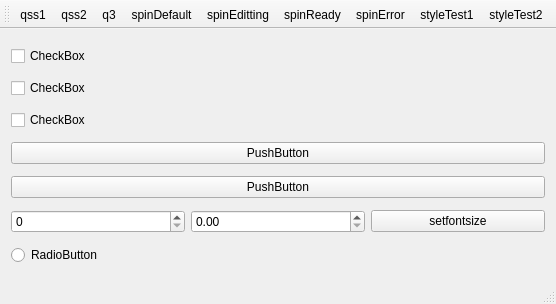
<?xml version="1.0" encoding="UTF-8"?>
<ui version="4.0">
 <class>QssMainWindow</class>
 <widget class="QMainWindow" name="QssMainWindow">
  <property name="geometry">
   <rect>
    <x>0</x>
    <y>0</y>
    <width>556</width>
    <height>304</height>
   </rect>
  </property>
  <property name="windowTitle">
   <string>QssMainWindow</string>
  </property>
  <widget class="QWidget" name="centralWidget">
   <layout class="QVBoxLayout" name="verticalLayout">
    <item>
     <widget class="QCheckBox" name="cb1">
      <property name="text">
       <string>CheckBox</string>
      </property>
     </widget>
    </item>
    <item>
     <widget class="QCheckBox" name="cb2">
      <property name="text">
       <string>CheckBox</string>
      </property>
     </widget>
    </item>
    <item>
     <widget class="QCheckBox" name="cb3">
      <property name="text">
       <string>CheckBox</string>
      </property>
     </widget>
    </item>
    <item>
     <widget class="QPushButton" name="pushButton">
      <property name="text">
       <string>PushButton</string>
      </property>
     </widget>
    </item>
    <item>
     <widget class="QPushButton" name="pushButton_2">
      <property name="text">
       <string>PushButton</string>
      </property>
     </widget>
    </item>
    <item>
     <layout class="QHBoxLayout" name="horizontalLayout">
      <item>
       <widget class="QSpinBox" name="spinBox"/>
      </item>
      <item>
       <widget class="QDoubleSpinBox" name="doubleSpinBox"/>
      </item>
      <item>
       <widget class="QPushButton" name="pushButton_fontsize">
        <property name="text">
         <string>setfontsize</string>
        </property>
       </widget>
      </item>
     </layout>
    </item>
    <item>
     <widget class="QRadioButton" name="radioButton">
      <property name="text">
       <string>RadioButton</string>
      </property>
     </widget>
    </item>
   </layout>
  </widget>
  <widget class="QMenuBar" name="menuBar">
   <property name="geometry">
    <rect>
     <x>0</x>
     <y>0</y>
     <width>556</width>
     <height>23</height>
    </rect>
   </property>
  </widget>
  <widget class="QToolBar" name="mainToolBar">
   <attribute name="toolBarArea">
    <enum>TopToolBarArea</enum>
   </attribute>
   <attribute name="toolBarBreak">
    <bool>false</bool>
   </attribute>
   <addaction name="actionQss1"/>
   <addaction name="actionQss2"/>
   <addaction name="actionQ3"/>
   <addaction name="actionSpinDefault"/>
   <addaction name="actionSpinEditting"/>
   <addaction name="actionSpinReady"/>
   <addaction name="actionSpinError"/>
   <addaction name="actionStyleTest1"/>
   <addaction name="actionStyleTest2"/>
  </widget>
  <widget class="QStatusBar" name="statusBar"/>
  <action name="actionQss1">
   <property name="text">
    <string>qss1</string>
   </property>
  </action>
  <action name="actionQss2">
   <property name="text">
    <string>qss2</string>
   </property>
  </action>
  <action name="actionQ3">
   <property name="text">
    <string>q3</string>
   </property>
  </action>
  <action name="actionSpinDefault">
   <property name="text">
    <string>spinDefault</string>
   </property>
  </action>
  <action name="actionSpinReady">
   <property name="text">
    <string>spinReady</string>
   </property>
  </action>
  <action name="actionSpinError">
   <property name="text">
    <string>spinError</string>
   </property>
  </action>
  <action name="actionSpinEditting">
   <property name="text">
    <string>spinEditting</string>
   </property>
  </action>
  <action name="actionStyleTest1">
   <property name="text">
    <string>styleTest1</string>
   </property>
  </action>
  <action name="actionStyleTest2">
   <property name="text">
    <string>styleTest2</string>
   </property>
  </action>
 </widget>
 <layoutdefault spacing="6" margin="11"/>
 <resources/>
 <connections/>
</ui>
